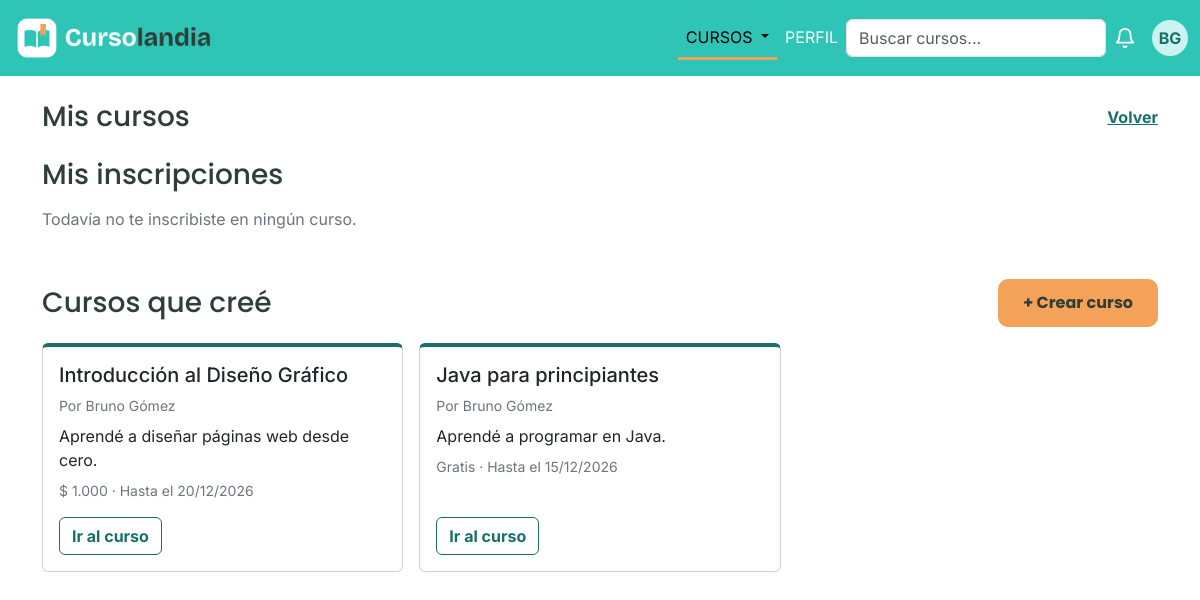
The app's page /vistas/mis_cursos.php (signed in), older data.
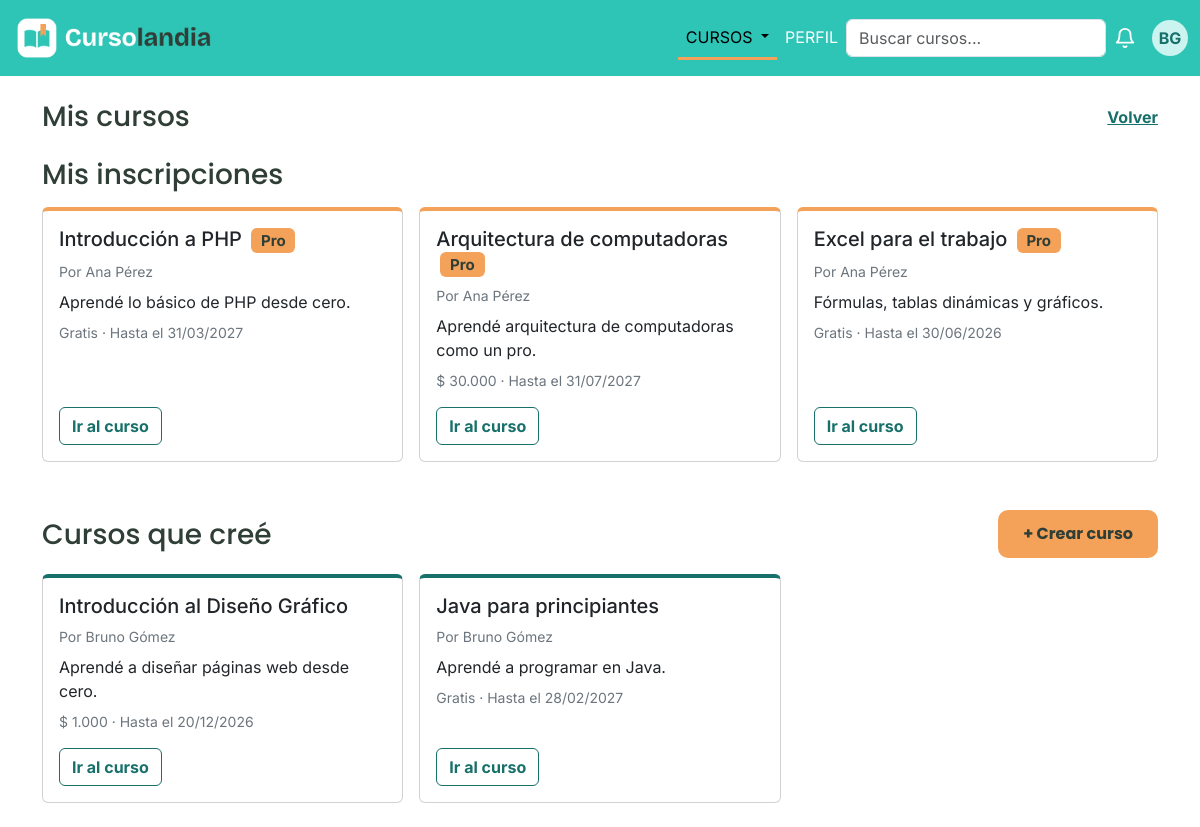
The same page, newer data.
### tables this page shows
CREATE TABLE curso (
    id_curso      INT UNSIGNED NOT NULL AUTO_INCREMENT,
    titulo        VARCHAR(100) NOT NULL,
    descripcion   TEXT NOT NULL,
    costo         DECIMAL(10,2) NULL,
    cupo          INT UNSIGNED NULL,
    fecha_inicio  DATE NOT NULL,
    fecha_fin     DATE NOT NULL,
    tipo_acceso   ENUM('publico','privado') NOT NULL DEFAULT 'publico',
    id_creador    INT UNSIGNED NOT NULL,
    PRIMARY KEY (id_curso),
    CONSTRAINT chk_curso_costo  CHECK (costo > 0),
    CONSTRAINT chk_curso_cupo   CHECK (cupo > 0),
    CONSTRAINT chk_curso_fechas CHECK (fecha_fin >= fecha_inicio),
    CONSTRAINT fk_curso_creador FOREIGN KEY (id_creador)
        REFERENCES usuario (id_usuario)
        ON UPDATE CASCADE
        ON DELETE RESTRICT
);

CREATE TABLE usuario (
    id_usuario        INT UNSIGNED NOT NULL COMMENT 'DNI del usuario',
    nombre            VARCHAR(50)  NOT NULL,
    apellido          VARCHAR(50)  NOT NULL,
    email             VARCHAR(100) NOT NULL UNIQUE,
    contrasenia       VARCHAR(255) NOT NULL,
    fecha_nacimiento  DATE NOT NULL,
    telefono          VARCHAR(20)  NULL,
    antecedentes      TEXT NULL,
    imagen_principal  VARCHAR(255) NOT NULL DEFAULT 'img/avatar-default.png',
    tipo_plan         ENUM('gratuito','pro') NOT NULL DEFAULT 'gratuito',
    fecha_venc_pro    DATE NULL,
    PRIMARY KEY (id_usuario),
    CONSTRAINT chk_usuario_dni CHECK (id_usuario BETWEEN 1000000 AND 99999999),
    CONSTRAINT chk_usuario_pro CHECK (tipo_plan = 'gratuito' OR fecha_venc_pro IS NOT NULL)
);

### controles/ControlUsuario.php (called while the page is built, shortened)
<?php
require_once __DIR__.'/../clases/Usuario.php';
require_once __DIR__.'/../traits/AccesoBD.php';
class ControlUsuario{
    public function buscarPorId(int $id): ?Usuario{
        $sql = "SELECT id_usuario, nombre, apellido, email, contrasenia, fecha_nacimiento,
                       telefono, antecedentes, imagen_principal, tipo_plan, fecha_venc_pro
                FROM usuario
                WHERE id_usuario = ?";
        $resultado = $this->consultar($sql,'i',[$id]);
        return $this->armarUsuario(mysqli_fetch_assoc($resultado));
    }
    private function armarUsuario(?array $fila): ?Usuario{
        return new Usuario(
            $fila['id_usuario'],
            $fila['nombre'],
            $fila['apellido'],
            $fila['email'],
            $fila['contrasenia'],
            $fila['fecha_nacimiento'],
            $fila['telefono'],
            $fila['antecedentes'],
            $fila['imagen_principal'],
            $fila['tipo_plan'],
            $fila['fecha_venc_pro']
        );
    }
}

### traits/AccesoBD.php (called while the page is built)
<?php
trait AccesoBD{
    private $conexion;
    public function __construct($conexion){
        $this->conexion = $conexion;
    }
    private function consultar(string $sql, string $tipos='', array $param=[]){
        $sentencia = mysqli_prepare($this->conexion,$sql);
        if($tipos!==''){
            mysqli_stmt_bind_param($sentencia,$tipos,...$param);
        }
        mysqli_stmt_execute($sentencia);
        return mysqli_stmt_get_result($sentencia);
    }
}

### clases/Usuario.php (called while the page is built, shortened)
<?php
class Usuario{
        private int $id_usuario;
        private string $nombre;
        private string $apellido;
        private string $tipo_plan;
        private ?string $fecha_venc_pro;
        public function __construct(int $id_usuario, string $nombre, string $apellido, string $email, string $contrasenia,
                            string $fecha_nacimiento, ?string $telefono, ?string $antecedentes,
                            string $imagen_principal, string $tipo_plan, ?string $fecha_venc_pro){
            $this->id_usuario = $id_usuario;
            $this->nombre = $nombre;
            $this->apellido = $apellido;
            $this->tipo_plan = $tipo_plan;
            $this->fecha_venc_pro = $fecha_venc_pro;
        }
        public function getId_usuario(){
            return $this->id_usuario;
        }
        public function getNombre(){
            return $this->nombre;
        }
        public function getApellido(){
            return $this->apellido;
        }
        public function esPro(){
            if($this->tipo_plan === 'pro' && date('Y-m-d')<=$this->fecha_venc_pro){
                return true;
            }
            return false;
        }
    }

### controles/ControlCurso.php (called while the page is built, shortened)
<?php
require_once __DIR__ . '/../clases/Curso.php';
require_once __DIR__ . '/../clases/Usuario.php';
require_once __DIR__ . '/../traits/AccesoBD.php';
class ControlCurso
{
    private function armarCursos($resultado)
    {
        $cursos = [];
        while ($fila = mysqli_fetch_assoc($resultado)) {
            $creador = new Usuario(
                $fila['id_usuario'],
                $fila['nombre'],
                $fila['apellido'],
                $fila['email'],
                '',
                $fila['fecha_nacimiento'],
                $fila['telefono'],
                $fila['antecedentes'],
                $fila['imagen_principal'],
                $fila['tipo_plan'],
                $fila['fecha_venc_pro']
            );
            $cursos[] = new Curso(
                $fila['id_curso'],
                $fila['titulo'],
                $fila['descripcion'],
                $fila['costo'],
                $fila['cupo'],
                $fila['fecha_inicio'],
                $fila['fecha_fin'],
                $fila['tipo_acceso'],
                $creador
            );
        }
        return $cursos;
    }
    public function obtenerCreadosPor(int $idUsuario)
    {
        $sql = self::SELECT_CURSO . "
                WHERE c.id_creador = ?
                ORDER BY c.fecha_inicio DESC";
        $resultado = $this->consultar($sql, 'i', [$idUsuario]);
        return $this->armarCursos($resultado);
    }
    public function obtenerTomadosPor(int $idUsuario)
    {
        $sql = self::SELECT_CURSO . "
                JOIN inscripcion i ON i.id_curso = c.id_curso
                WHERE i.id_usuario = ?
                ORDER BY c.fecha_inicio DESC";
        $resultado = $this->consultar($sql, 'i', [$idUsuario]);
        return $this->armarCursos($resultado);
    }
}

### clases/Curso.php (called while the page is built, shortened)
<?php
require_once __DIR__ . '/Usuario.php';
    class Curso{
        private int $id;
        private string $titulo;
        private $descripcion;
        private $costo;
        private $fecha_fin;
        private $creador;
        public function __construct($id,$titulo,$descripcion,$costo,$cupo,$fecha_inicio,$fecha_fin,$tipo_acceso,Usuario $creador){
            $this->id = $id;
            $this->titulo = $titulo;
            $this->descripcion = $descripcion;
            $this->costo = $costo;
            $this->fecha_fin = $fecha_fin;
            $this->creador = $creador;
        }
        public function getId(){
            return $this->id;
        }
        public function getTitulo(){
            return $this->titulo;
        }
        public function getDescripcion(){
            return $this->descripcion;
        }
        public function getCosto(){
            return $this->costo;
        }
        public function getFechaFin(){
            return $this->fecha_fin;
        }
        public function getCreador(){
            return $this->creador;
        }
        public function esGratuito(){
            return $this->costo === null;
        }
        public function esDestacado(){
            return $this->creador->esPro();
        }
    }

### includes/tarjeta_curso.php (the view)
<?php
$precio = $curso->esGratuito() ? 'Gratis' : '$ ' . number_format($curso->getCosto(), 0, ',', '.');
$hasta  = date('d/m/Y', strtotime($curso->getFechaFin()));
?>
<div class="col-sm-6 col-lg-4">
    <div class="card h-100 <?= $curso->esDestacado() ? 'card-pro' : 'curso' ?>">
        <div class="card-body d-flex flex-column gap-2">
            <h5 class="card-title mb-0">
                <?= htmlspecialchars($curso->getTitulo()) ?>
                <?php if ($curso->esDestacado()): ?>
                    <span class="badge ms-1">Pro</span>
                <?php endif; ?>
            </h5>
            <p class="small text-secondary mb-0">Por <?= htmlspecialchars($curso->getCreador()->getNombre() . ' ' . $curso->getCreador()->getApellido()) ?></p>
            <p class="card-text mb-0"><?= htmlspecialchars($curso->getDescripcion()) ?></p>
            <p class="small text-secondary mb-2"><?= $precio ?> · Hasta el <?= $hasta ?></p>
            <a href="curso.php?id=<?= $curso->getId() ?>" class="btn link-curso mt-auto align-self-start">Ir al curso</a>
        </div>
    </div>
</div>

### vistas/mis_cursos.php (shortened to what the changed rows need)
<?php
require_once __DIR__ . '/../controles/ControlUsuario.php';
require_once __DIR__ . '/../controles/ControlCurso.php';
$controlUsuario = new ControlUsuario($conexion);
$usuario = $controlUsuario->buscarPorId($_SESSION['id_usuario']);
$controlCurso = new ControlCurso($conexion);
$tomados = $controlCurso->obtenerTomadosPor($usuario->getId_usuario());
$creados = $controlCurso->obtenerCreadosPor($usuario->getId_usuario());
?>
<!DOCTYPE html>
<html lang="es">
<head>
    <link href="https://cdn.jsdelivr.net/npm/bootstrap@5.3.8/dist/css/bootstrap.min.css" rel="stylesheet">
    <link href="../css/styles.css" rel="stylesheet">
</head>
<body>
    <main class="container my-4">
        <div class="d-flex flex-wrap align-items-center justify-content-between gap-2 mb-4">
            <h1 class="h3 mb-0">Mis cursos</h1>
        </div>
        <section class="mb-5">
            <h2 class="h3 mb-3">Mis inscripciones</h2>
            <?php if (count($tomados) === 0): ?>
                <p class="text-secondary">Todavía no te inscribiste en ningún curso.</p>
            <?php else: ?>
                <div class="row g-3">
                    <?php foreach ($tomados as $curso): ?>
                        <?php require __DIR__ . '/../includes/tarjeta_curso.php'; ?>
                    <?php endforeach; ?>
                </div>
            <?php endif; ?>
        </section>
        <section>
            <div class="d-flex flex-wrap align-items-center justify-content-between gap-2 mb-3">
                <h2 class="h3 mb-0">Cursos que creé</h2>
            </div>
            <?php if (count($creados) === 0): ?>
                <p class="text-secondary">Todavía no creaste ningún curso.</p>
            <?php else: ?>
                <div class="row g-3">
                    <?php foreach ($creados as $curso): ?>
                        <?php require __DIR__ . '/../includes/tarjeta_curso.php'; ?>
                    <?php endforeach; ?>
                </div>
            <?php endif; ?>
        </section>
    </main>
</body>
</html>

Row changes from the older to the newer data that the page shows:
now on this page (row edited): curso: titulo "Introducción a PHP", id_creador.apellido "Ana Pérez", descripcion "Aprendé lo básico de PHP desde cero.", costo "Gratis", fecha_fin "31/03/2027", shown under "Mis inscripciones"
now on this page (row edited): curso: titulo "Arquitectura de computadoras", id_creador.apellido "Ana Pérez", descripcion "Aprendé arquitectura de computadoras como un pro.", costo "$ 30.000", fecha_fin "31/07/2027", shown under "Mis inscripciones"
added curso: titulo "Excel para el trabajo", id_creador.apellido "Ana Pérez", descripcion "Fórmulas, tablas dinámicas y gráficos.", costo "Gratis", fecha_fin "30/06/2026", shown under "Mis inscripciones"
changed curso "Java para principiantes": fecha_fin "15/12/2026" → "28/02/2027"
Text that changed along with them:
text no longer shown: "Todavía no te inscribiste en ningún curso."
